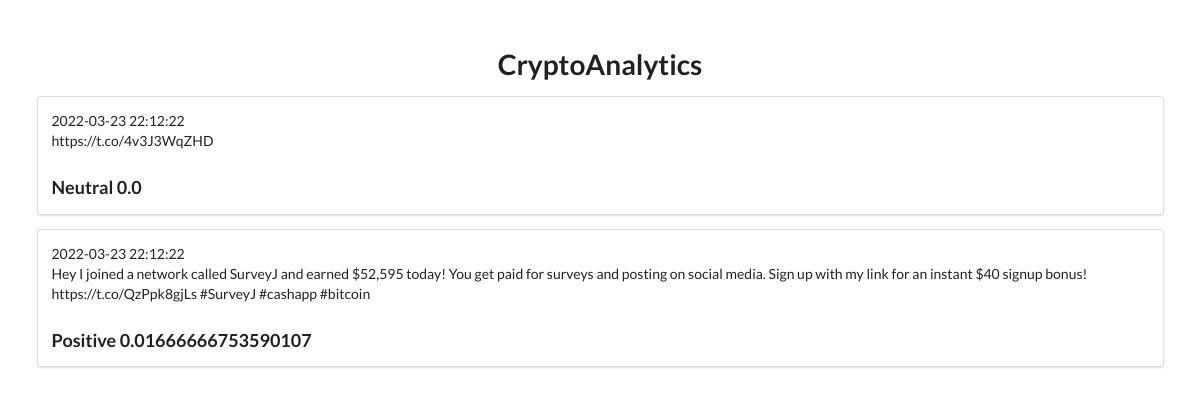
The page / on the database its author committed.
### app.py (models this page shows)
class Tweet(db.Model):
    author_id = db.Column(db.String(512))
    text = db.Column(db.String(512), primary_key=True)
    date = db.Column(AlcDateTime)
    sentiment_score = db.Column(db.Float())
    subjectivity = db.Column(db.Float())
    tone = db.Column(db.String(8))

### app.py (the view)
@app.route("/")
def home():
    past_hour = datetime.now() - timedelta(hours= 1)
    tweets = Tweet.query.filter(Tweet.date >= past_hour).all()
    return render_template("base.html", tweetList=tweets)

### app.py (called while the page is built)
    def process_bind_param(self, value, dialect):
        if type(value) is str:
            return datetime.strptime(value, '%Y-%m-%d %H:%M:%S')
        return value

### templates/base.html (shortened to what this page needs)
<!DOCTYPE html>
<html lang="en">
<head>
    <link rel="stylesheet" href="https://cdn.jsdelivr.net/npm/semantic-ui@2.4.2/dist/semantic.min.css">
</head>
<body>
    <div style="margin-top: 50px;" class="ui container">
        <h1 class="ui center aligned header">CryptoAnalytics</h1>
        {% for tweet in tweetList %}
        <div class="ui segment">
            <label>{{tweet.date}} </label>
            <p class="ui">{{tweet.text }}</p>
            <p class="ui big header"><label>{{tweet.tone}} {{ tweet.sentiment_score }} </label></p>
        </div>
        {% endfor %}
    </div>
</body>
</html>

### rows shown on the page
Tweet: date "2022-03-23 22:12:22", text "https://t.co/4v3J3WqZHD", tone "Neutral", sentiment_score "0.0"
Tweet: date "2022-03-23 22:12:22", text "Hey I joined a network called SurveyJ and earned $52,595 today! You get paid for surveys and posting on social media. Sign up with my link for an instant $40 signup bonus! https://t.co/QzPpk8gjLs #SurveyJ #cashapp #bitcoin", tone "Positive", sentiment_score "0.01666666753590107"
